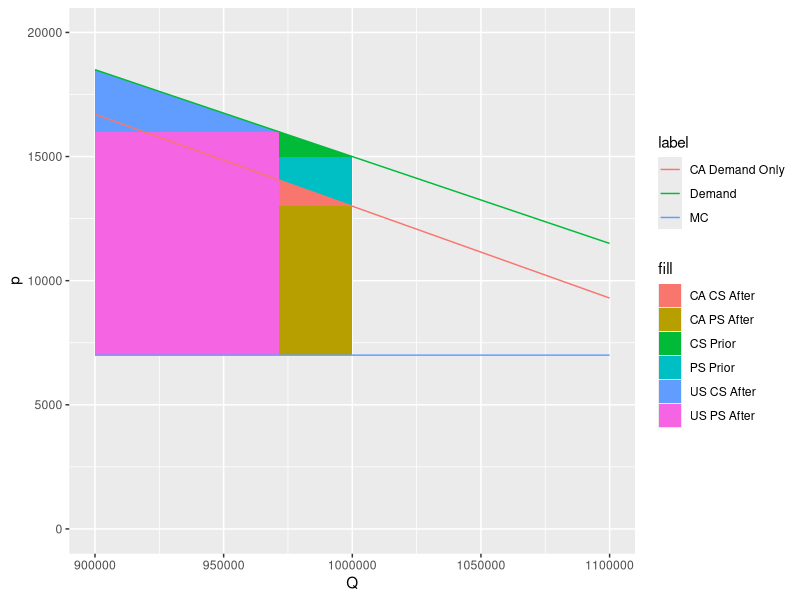
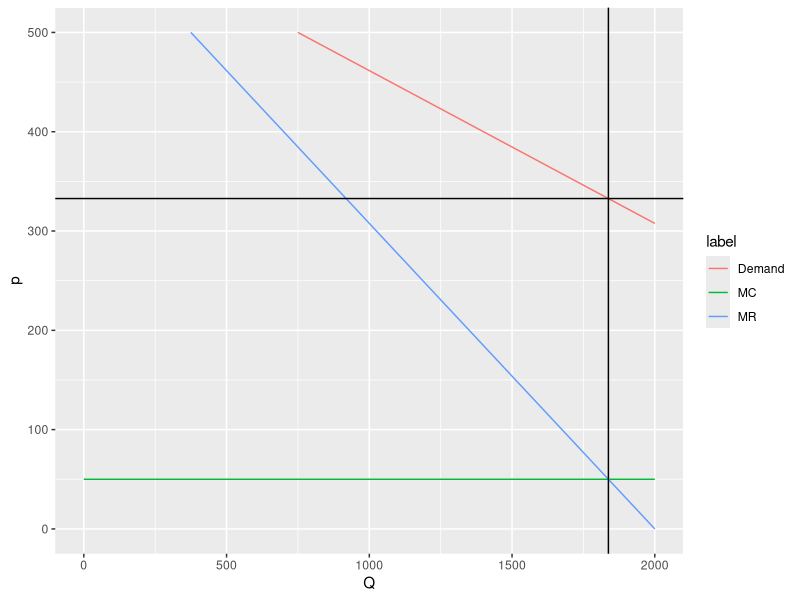
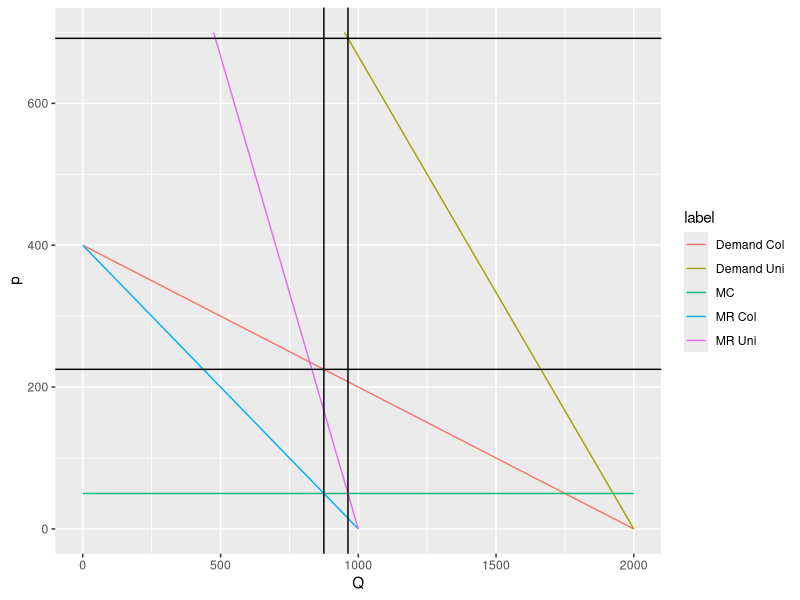

R code for these plots, in order:
## ---- chunk 1
library(tidyverse)
## ---- chunk 2
Q <- seq(0, 2000000, 100)
demand <- 50000 - 0.035 * Q
demand_c <- 50000 - 0.037 * Q
mc <- rep(7000, length(Q))
data <- data.frame(Q = Q, p = demand, label = rep("Demand", length(Q)))
data <- data %>%
  rbind(data.frame(Q = Q, p = mc, label = rep("MC", length(Q))))
data <- data %>%
  rbind(data.frame(Q = Q, p = demand_c, label = rep("CA Demand Only", length(Q))))

start_ps <- data.frame(Q = Q, mc = mc, demand = rep(15000, length(Q))) %>%
  filter(0 <= Q & Q <= 1000000)
start_cs <- data.frame(Q = Q, mc = demand, demand = rep(15000, length(Q))) %>%
  filter(0 <= Q & Q <= 1000000)
us_ps <- data.frame(Q = Q, mc = mc, demand = rep(16000, length(Q))) %>%
  filter(0 <= Q & Q <= 971421)
us_cs <- data.frame(Q = Q, mc = demand, demand = rep(16000, length(Q))) %>%
  filter(0 <= Q & Q <= 971421)
ca_ps <- data.frame(Q = Q, mc = mc, demand = rep(13000, length(Q))) %>%
  filter(971421 <= Q & Q <= 1000000)
ca_cs <- data.frame(Q = Q, mc = demand_c, demand = rep(13000, length(Q))) %>%
  filter(971421 <= Q & Q <= 1000000)
data %>%
  ggplot() +
  geom_ribbon(data=start_ps, aes(x = Q, ymin = mc, ymax = demand, fill = "PS Prior"), inherit.aes = FALSE) +
  geom_ribbon(data=start_cs, aes(x = Q, ymin = demand, ymax = mc, fill = "CS Prior"), inherit.aes = FALSE) +
  geom_ribbon(data=us_ps, aes(x = Q, ymin = mc, ymax = demand, fill = "US PS After"), inherit.aes = FALSE) +
  geom_ribbon(data=us_cs, aes(x = Q, ymin = demand, ymax = mc, fill = "US CS After"), inherit.aes = FALSE) +
  geom_ribbon(data=ca_ps, aes(x = Q, ymin = mc, ymax = demand, fill = "CA PS After"), inherit.aes = FALSE) +
  geom_ribbon(data=ca_cs, aes(x = Q, ymin = demand, ymax = mc, fill = "CA CS After"), inherit.aes = FALSE) +
  geom_line(aes(x = Q, y = p, color = label)) +
  ylim(0, 20000) + xlim(900000, 1100000)
## ---- chunk 3
Q <- seq(0, 2000, 0.1)
demand <- (1 / 6.5) * (4000 - Q)
mc <- rep(50, length(Q))
mr <- (1 / 6.5) * (4000 - 2 * Q)
data <- data.frame(Q = Q, p = demand, label = rep("Demand", length(Q)))
data <- data %>%
  rbind(data.frame(Q = Q, p = mc, label = rep("MC", length(Q))))
data <- data %>%
  rbind(data.frame(Q = Q, p = mr, label = rep("MR", length(Q))))
data %>%
  ggplot(aes(x = Q, y = p, color = label)) +
  geom_line() +
  geom_vline(xintercept = 1837.5) +
  geom_hline(yintercept = 332.7) + 
  ylim(0, 500)
## ---- chunk 4
Q <- seq(0, 2000, 0.1)
demand_u <- (1 / 1.5) * (2000 - Q)
mc <- rep(50, length(Q))
mr_u <- (1 / 1.5) * (2000 - 2 * Q)
demand_c <- (1 / 5) * (2000 - Q)
mr_c <- (1 / 5) * (2000 - 2 * Q)
data <- data.frame(Q = Q, p = demand_u, label = rep("Demand Uni", length(Q)))
data <- data %>%
  rbind(data.frame(Q = Q, p = mc, label = rep("MC", length(Q))))
data <- data %>%
  rbind(data.frame(Q = Q, p = mr_u, label = rep("MR Uni", length(Q))))
data <- data %>%
  rbind(data.frame(Q = Q, p = demand_c, label = rep("Demand Col", length(Q))))
data <- data %>%
  rbind(data.frame(Q = Q, p = mr_c, label = rep("MR Col", length(Q))))
data %>%
  ggplot(aes(x = Q, y = p, color = label)) +
  geom_line() +
  geom_vline(xintercept = 962.5) +
  geom_hline(yintercept = 691.67) +
  geom_vline(xintercept = 875) +
  geom_hline(yintercept = 225) + ylim(0, 700)
